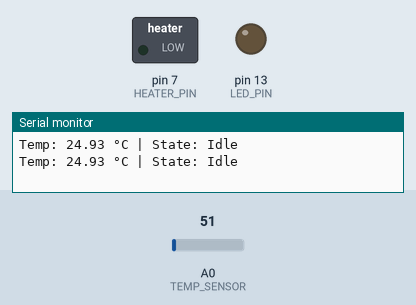
Bench run of a sketch on a simulated Arduino Uno, built with avr-gcc and run on an emulated ATmega328P. On the bench: switched loads named in the sketch (green lamp = pin HIGH), output pins drawn as LEDs (lit = HIGH), the last lines printed to the serial monitor. The test bench sets the inputs (shaded band); at power-on: A0 (TEMP_SENSOR) = 51.

Above: at 1.8 s.
1.9 s: A0 (TEMP_SENSOR) set to 55
At 3.0 s:
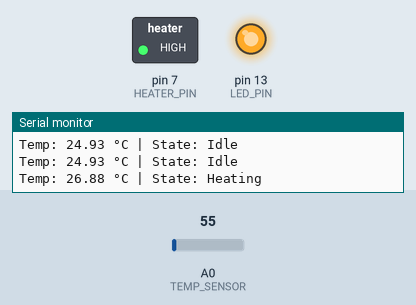
3.5 s: A0 (TEMP_SENSOR) set to 30
At 4.6 s:
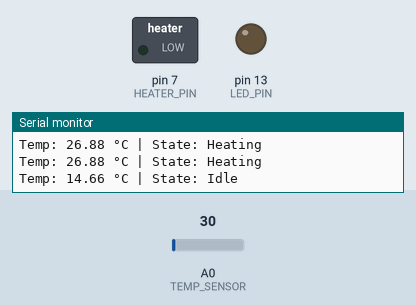
5.5 s: A0 (TEMP_SENSOR) set to 61
At 7.3 s:
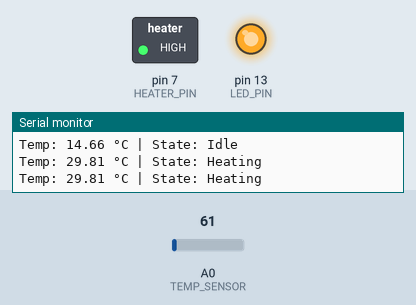
Timing chart, 0 to 8.8 s (numbered marks = the images above; inputs shaded):
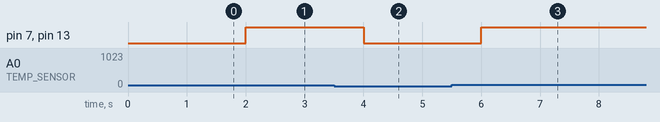

Measured:
- the behaviour switches between 51 and 52 on A0 (TEMP_SENSOR) (found by bisection; images 0 and 1)
- after the input at 1.9 s, pin 7 (HEATER_PIN), pin 13 (LED_PIN): LOW → HIGH after 0.10 s
- after the input at 3.5 s, pin 7 (HEATER_PIN), pin 13 (LED_PIN): HIGH → LOW after 0.50 s
- after the input at 5.5 s, pin 7 (HEATER_PIN), pin 13 (LED_PIN): LOW → HIGH after 0.51 s

The sketch:

main.ino
```cpp
#define TEMP_SENSOR A0
#define HEATER_PIN 7
#define LED_PIN 13

float temperature = 0;
String state = "Idle";

void setup() {
  Serial.begin(9600);
  pinMode(HEATER_PIN, OUTPUT);
  pinMode(LED_PIN, OUTPUT);
}

void loop() {
  temperature = analogRead(TEMP_SENSOR) * (5.0 / 1023.0) * 100;

  if (temperature < 25) {
    state = "Idle";
    digitalWrite(HEATER_PIN, LOW);
    digitalWrite(LED_PIN, LOW);
  } else if (temperature < 45) {
    state = "Heating";
    digitalWrite(HEATER_PIN, HIGH);
    digitalWrite(LED_PIN, HIGH);
  } else if (temperature < 49) {
    state = "Stabilizing";
    digitalWrite(HEATER_PIN, HIGH);
    digitalWrite(LED_PIN, HIGH);
  } else if (temperature <= 51) {
    state = "Target Reached";
    digitalWrite(HEATER_PIN, LOW);
    digitalWrite(LED_PIN, LOW);
  } else {
    state = "Overheat";
    digitalWrite(HEATER_PIN, LOW);
    digitalWrite(LED_PIN, LOW);
  }

  Serial.print("Temp: ");
  Serial.print(temperature);
  Serial.print(" °C | State: ");
  Serial.println(state);

  delay(1000);
}
```
